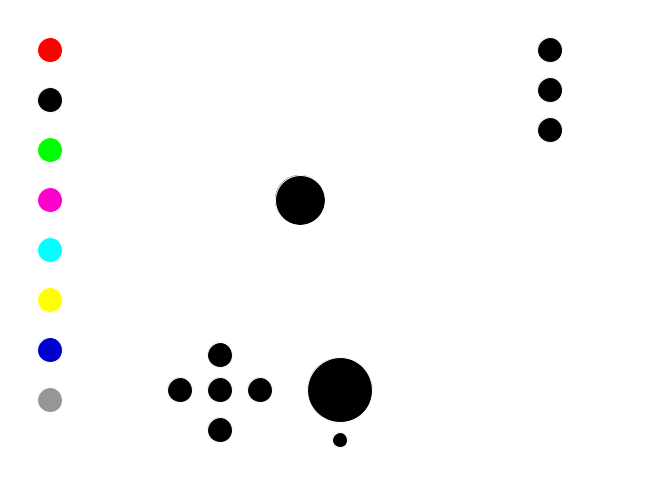
Frame 1 (no input)
Frame 60 (the mouse pressed at the canvas centre just before this capture): identical to frame 1, image omitted
Frame 120 (the mouse held since frame 60 and released just before this capture): identical to frame 1, image omitted

The Processing sketch that drew this single still picture (run headless with seeded random() and noise(); from frame 60 on, the mouse is pressed at the canvas centre):

// Processing sketch: processing_148710
// ── processing_148710.pde

boolean locked = false;
// declare buttons below
CircleButton button1, button2, button3, button4, button5, button6, button7, button8, big, medium, little,left,right,up,down,back,grow,shrink;

//declare colors below
color black = color(0, 0, 0);
color red = color(255, 0, 0);
color gray = color(150);
color green = color(0, 255, 2);
color magenta = color(255, 0, 204);
color cyan = color(0, 255, 255); 
color yellow = color(255, 255, 0);
color blue = color (0, 0, 204);


Circle c1 = new Circle(300, 200, 50, black);


void setup() {
  background(255);
  noStroke();
  size(650, 500);
  button1 = new CircleButton(50, 50, 25, red, gray);
  button2 = new CircleButton(50, 100, 25, black, gray);
  button3 = new CircleButton(50, 150, 25, green, gray);
  button4 = new CircleButton(50, 200, 25, magenta, gray);
  button5 = new CircleButton(50, 250, 25, cyan, gray);
  button6 = new CircleButton(50, 300, 25, yellow, gray);
  button7 = new CircleButton(50, 350, 25, blue, gray);
  button8 = new CircleButton(50, 400, 25, gray, gray);


  big = new CircleButton(550, 50, 25, black, gray);
  medium = new CircleButton(550, 90, 25, black, gray);
  little = new CircleButton(550, 130, 25, black, gray);
  
  left = new CircleButton(180, 390, 25, black, gray);
  right = new CircleButton(260, 390, 25, black, gray);
  up = new CircleButton(220, 355, 25, black, gray);
 down = new CircleButton(220, 430, 25, black, gray);
 back = new CircleButton(220, 390, 25, black, gray);
 
 grow = new CircleButton(340, 390, 65, black, gray);
  shrink = new CircleButton(340, 440, 15, black, gray);
 
 
 
}
void draw() {
  update(mouseX, mouseY);
  
  background(255);

  button1.display();
  button2.display();
  button3.display();
  button4.display();
  button5.display();
  button6.display();
  button7.display();
  button8.display();
  big.display();
  medium.display();
  little.display();
   left.display();
   right.display();
   up.display();
   down.display();
   back.display();
    grow.display();
    shrink.display();
  c1.draw();

}
void update(int x, int y)

{

  if (locked == false) {

    button1.update();
    button2.update();
    button3.update();
    button4.update();
    button5.update();
    button6.update();
    button7.update();
    button8.update();
    big.update();
    medium.update();
    little.update();
    left.update();
    right.update();
    up.update();
     down.update();
     back.update();
     grow.update();
      shrink.update();
  } 

  else {

    locked = false;
  }



  if (mousePressed) {

    // extend this section to handle button clicking
    if (button1.pressed()) {

      c1.setColor(red);
    } 

    else if (button2.pressed()) {

      c1.setColor(black);
    }
    else if (button3.pressed()) {

      c1.setColor(green);
    }    
    else if (button4.pressed()) {

      c1.setColor(magenta);
    }
    else if (button5.pressed()) {

      c1.setColor(cyan);
    }  
    else if (button6.pressed()) {

      c1.setColor(yellow);
    }  
    else if (button7.pressed()) {

      c1.setColor(blue);
    } 
    else if (button8.pressed()) {

      c1.setColor(gray);
    }   
    else if (big.pressed()) {

      c1.setDiameter(100);
    }
     else if (medium.pressed()) {

      c1.setDiameter(35);
    }
   else if (little.pressed()) {

      c1.setDiameter(10);
    }
   else if (left.pressed()) {

      c1.setXY(c1.x-3,c1.y);
    }   
     else if (right.pressed()) {

      c1.setXY(c1.x+3,c1.y);
    }   
  else if (up.pressed()) {

      c1.setXY(c1.x,c1.y-3);
    }   
   else if (down.pressed()) {

      c1.setXY(c1.x,c1.y+3);
    }   
   else if (back.pressed()) {

      c1.setXY(300,200);
    }  
  else if (grow.pressed()) {

      c1.setDiameter(c1.diameter+1);
    }
    else if (shrink.pressed()) {

      c1.setDiameter(c1.diameter-1);
    }
    
    
  }
}
class Button

{

  int x, y;

  int size;

  color basecolor, highlightcolor;

  color currentcolor;

  boolean over = false;

  boolean pressed = false;   



  void update() 

  {

    if (over()) {

      currentcolor = highlightcolor;
    } 

    else {

      currentcolor = basecolor;
    }
  }



  boolean pressed() 

  {

    if (over) {

      locked = true;

      return true;
    } 

    else {

      locked = false;

      return false;
    }
  }



  boolean over() 

  { 

    return true;
  }



  boolean overRect(int x, int y, int width, int height) 

  {

    if (mouseX >= x && mouseX <= x+width && 

      mouseY >= y && mouseY <= y+height) {

      return true;
    } 

    else {

      return false;
    }
  }



  boolean overCircle(int x, int y, int diameter) 

  {

    float disX = x - mouseX;

    float disY = y - mouseY;

    if (sqrt(sq(disX) + sq(disY)) < diameter/2 ) {

      return true;
    } 

    else {

      return false;
    }
  }
}



class CircleButton extends Button

{ 

  CircleButton(int ix, int iy, int isize, color icolor, color ihighlight) 

  {

    x = ix;

    y = iy;

    size = isize;

    basecolor = icolor;

    highlightcolor = ihighlight;

    currentcolor = basecolor;
  }



  boolean over() 

  {

    if ( overCircle(x, y, size) ) {

      over = true;

      return true;
    } 

    else {

      over = false;

      return false;
    }
  }



  void display() 

  {

    stroke(255);

    fill(currentcolor);

    ellipse(x, y, size, size);
  }
}

class Circle
{
  float x, y, diameter;
  color c;

  Circle(float x, float y, float diameter, color c) {
    this.x = x;
    this.y = y;
    this.diameter = diameter;
    this.c = c;
  }

  void draw() {
    fill(c);
    ellipse(x, y, diameter, diameter);
  }

  void setColor(color c)
  {
    this.c = c;
  }

  void setDiameter(float diameter)
  {
    this.diameter = diameter;
  }

  void setXY(float x, float y)
  {
    this.x = x;
    this.y = y;
  }
}
